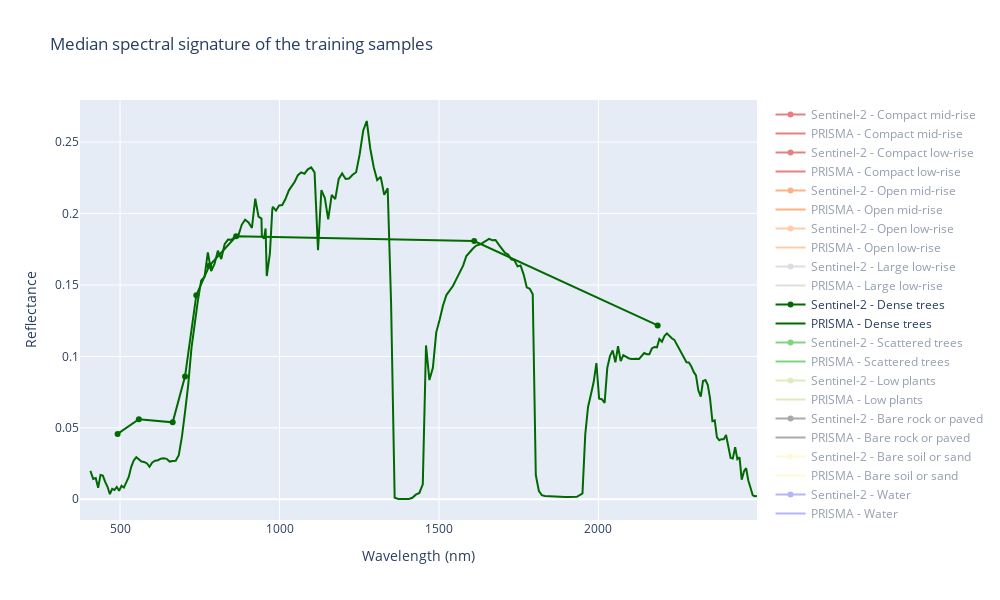

The code cell stored with this chart in its notebook:
### Markdown cell above
Lastly, the following interactive plot allows the user to easily compare the median spectral signatures of the training samples computed from both PRISMA and Sentinel-2. It is possible to select which LCZ classes will be displayed.

### Code cell
plot_interactive_spectral_sign(wvl, wvl_s, spectral_sign, spectral_sign_s, legend)

### Figure 1 — Plotly figure (JSON) as saved in the notebook; plotly's stock layout.template omitted (floating-point values rounded to 4 significant figures; data arrays with more than 128 entries replaced by an {"elided": "..."} marker saying what was removed)
{"data": [{"line": {"color": "#D10000"}, "name": "Sentinel-2 - Compact mid-rise", "type": "scatter", "visible": "legendonly", "x": [492.3, 559, 665, 703.8, 739.1, 779.7, 864, 1610.0, 2186.0], "y": [0.07071, 0.08123, 0.1007, 0.1148, 0.1253, 0.1309, 0.1306, 0.1711, 0.168]}, {"line": {"color": "#D10000"}, "name": "PRISMA - Compact mid-rise", "type": "scatter", "visible": "legendonly", "x": {"elided": "234 float values"}, "y": {"elided": "234 float values"}}, {"line": {"color": "#CD0000"}, "name": "Sentinel-2 - Compact low-rise", "type": "scatter", "visible": "legendonly", "x": [492.3, 559, 665, 703.8, 739.1, 779.7, 864, 1610.0, 2186.0], "y": [0.07579, 0.09055, 0.1192, 0.1387, 0.1607, 0.1706, 0.1747, 0.2208, 0.214]}, {"line": {"color": "#CD0000"}, "name": "PRISMA - Compact low-rise", "type": "scatter", "visible": "legendonly", "x": {"elided": "234 float values"}, "y": {"elided": "234 float values"}}, {"line": {"color": "#FF6600"}, "name": "Sentinel-2 - Open mid-rise", "type": "scatter", "visible": "legendonly", "x": [492.3, 559, 665, 703.8, 739.1, 779.7, 864, 1610.0, 2186.0], "y": [0.06552, 0.07853, 0.0843, 0.112, 0.1589, 0.1739, 0.1815, 0.1698, 0.1426]}, {"line": {"color": "#FF6600"}, "name": "PRISMA - Open mid-rise", "type": "scatter", "visible": "legendonly", "x": {"elided": "234 float values"}, "y": {"elided": "234 float values"}}, {"line": {"color": "#FF9955"}, "name": "Sentinel-2 - Open low-rise", "type": "scatter", "visible": "legendonly", "x": [492.3, 559, 665, 703.8, 739.1, 779.7, 864, 1610.0, 2186.0], "y": [0.06418, 0.07779, 0.08864, 0.1164, 0.1626, 0.1784, 0.187, 0.1902, 0.1629]}, {"line": {"color": "#FF9955"}, "name": "PRISMA - Open low-rise", "type": "scatter", "visible": "legendonly", "x": {"elided": "234 float values"}, "y": {"elided": "234 float values"}}, {"line": {"color": "#BCBCBC"}, "name": "Sentinel-2 - Large low-rise", "type": "scatter", "visible": "legendonly", "x": [492.3, 559, 665, 703.8, 739.1, 779.7, 864, 1610.0, 2186.0], "y": [0.18, 0.1948, 0.2064, 0.2182, 0.2225, 0.2268, 0.2286, 0.277, 0.2617]}, {"line": {"color": "#BCBCBC"}, "name": "PRISMA - Large low-rise", "type": "scatter", "visible": "legendonly", "x": {"elided": "234 float values"}, "y": {"elided": "234 float values"}}, {"line": {"color": "#006A00"}, "name": "Sentinel-2 - Dense trees", "type": "scatter", "visible": true, "x": [492.3, 559, 665, 703.8, 739.1, 779.7, 864, 1610.0, 2186.0], "y": [0.04575, 0.05601, 0.05383, 0.08601, 0.1428, 0.1634, 0.1841, 0.1808, 0.1217]}, {"line": {"color": "#006A00"}, "name": "PRISMA - Dense trees", "type": "scatter", "visible": true, "x": {"elided": "234 float values"}, "y": {"elided": "234 float values"}}, {"line": {"color": "#00AA00"}, "name": "Sentinel-2 - Scattered trees", "type": "scatter", "visible": "legendonly", "x": [492.3, 559, 665, 703.8, 739.1, 779.7, 864, 1610.0, 2186.0], "y": [0.04749, 0.06805, 0.05545, 0.1102, 0.2432, 0.2846, 0.3087, 0.2003, 0.1198]}, {"line": {"color": "#00AA00"}, "name": "PRISMA - Scattered trees", "type": "scatter", "visible": "legendonly", "x": {"elided": "234 float values"}, "y": {"elided": "234 float values"}}, {"line": {"color": "#B9DB79"}, "name": "Sentinel-2 - Low plants", "type": "scatter", "visible": "legendonly", "x": [492.3, 559, 665, 703.8, 739.1, 779.7, 864, 1610.0, 2186.0], "y": [0.03424, 0.06261, 0.03563, 0.1056, 0.3252, 0.4304, 0.4528, 0.1672, 0.0782]}, {"line": {"color": "#B9DB79"}, "name": "PRISMA - Low plants", "type": "scatter", "visible": "legendonly", "x": {"elided": "234 float values"}, "y": {"elided": "234 float values"}}, {"line": {"color": "#545454"}, "name": "Sentinel-2 - Bare rock or paved", "type": "scatter", "visible": "legendonly", "x": [492.3, 559, 665, 703.8, 739.1, 779.7, 864, 1610.0, 2186.0], "y": [0.09133, 0.1016, 0.1078, 0.1276, 0.1487, 0.1563, 0.1594, 0.1544, 0.1348]}, {"line": {"color": "#545454"}, "name": "PRISMA - Bare rock or paved", "type": "scatter", "visible": "legendonly", "x": {"elided": "234 float values"}, "y": {"elided": "234 float values"}}, {"line": {"color": "#FBF7AF"}, "name": "Sentinel-2 - Bare soil or sand", "type": "scatter", "visible": "legendonly", "x": [492.3, 559, 665, 703.8, 739.1, 779.7, 864, 1610.0, 2186.0], "y": [0.1051, 0.1372, 0.1795, 0.2036, 0.2205, 0.2348, 0.2469, 0.3159, 0.2846]}, {"line": {"color": "#FBF7AF"}, "name": "PRISMA - Bare soil or sand", "type": "scatter", "visible": "legendonly", "x": {"elided": "234 float values"}, "y": {"elided": "234 float values"}}, {"line": {"color": "#6A6AFF"}, "name": "Sentinel-2 - Water", "type": "scatter", "visible": "legendonly", "x": [492.3, 559, 665, 703.8, 739.1, 779.7, 864, 1610.0, 2186.0], "y": [0.05431, 0.05038, 0.01677, 0.01562, 0.0112, 0.01231, 0.008821, 0.008446, 0.006705]}, {"line": {"color": "#6A6AFF"}, "name": "PRISMA - Water", "type": "scatter", "visible": "legendonly", "x": {"elided": "234 float values"}, "y": {"elided": "234 float values"}}], "layout": {"height": 600, "title": {"text": "Median spectral signature of the training samples"}, "width": 1000, "xaxis": {"autorange": true, "range": [374.1, 2497.0], "title": {"text": "Wavelength (nm)"}, "type": "linear"}, "yaxis": {"autorange": true, "range": [-0.01453, 0.2795], "title": {"text": "Reflectance"}, "type": "linear"}}}
